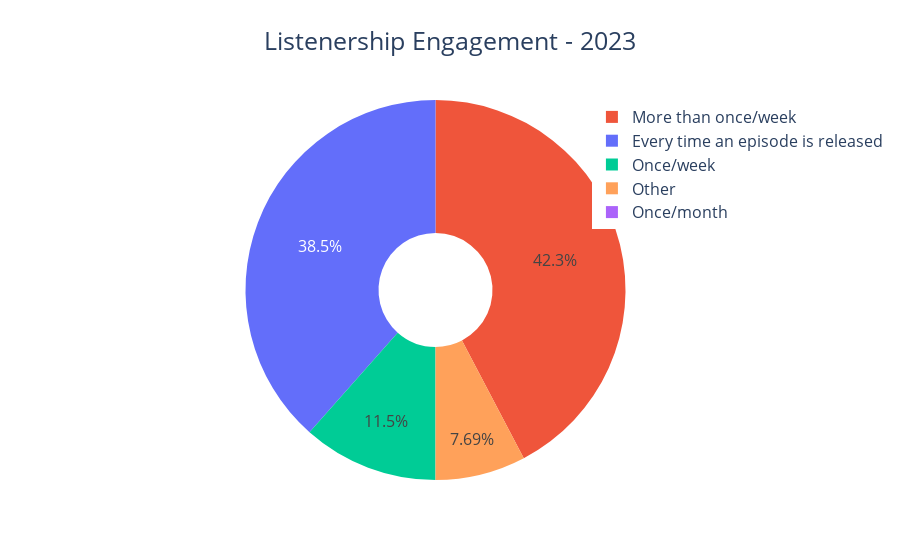

Here is the notebook cell this chart was saved with:
### Code cell
fig = px.pie(Q8_2023, values='Count', names='Listenership Engagement',color='Listenership Engagement',
             title='Listenership Engagement - 2023', hole=.3)
fig.update_traces(textposition='inside', textinfo='percent', textfont_size=16)
fig.update_layout(legend_x=0.72, title_font_size=25, legend_font_size=16, title_x=0.5)

fig.show()

### Figure 1 — Plotly figure (JSON) as saved in the notebook; plotly's stock layout.template omitted (floating-point values rounded to 4 significant figures)
{"data": [{"customdata": [["Every time an episode is released"], ["More than once/week"], ["Once/week"], ["Once/month"], ["Other "]], "domain": {"x": [0, 1], "y": [0, 1]}, "hole": 0.3, "hovertemplate": "Listenership Engagement=%{customdata[0]}<br>Count=%{value}<extra></extra>", "labels": ["Every time an episode is released", "More than once/week", "Once/week", "Once/month", "Other "], "legendgroup": "", "marker": {"colors": ["#636efa", "#EF553B", "#00cc96", "#ab63fa", "#FFA15A"]}, "name": "", "showlegend": true, "textfont": {"size": 16}, "textinfo": "percent", "textposition": "inside", "type": "pie", "values": [10, 11, 3, 0, 2]}], "layout": {"legend": {"font": {"size": 16}, "tracegroupgap": 0, "x": 0.72}, "title": {"font": {"size": 25}, "text": "Listenership Engagement - 2023", "x": 0.5}}}
